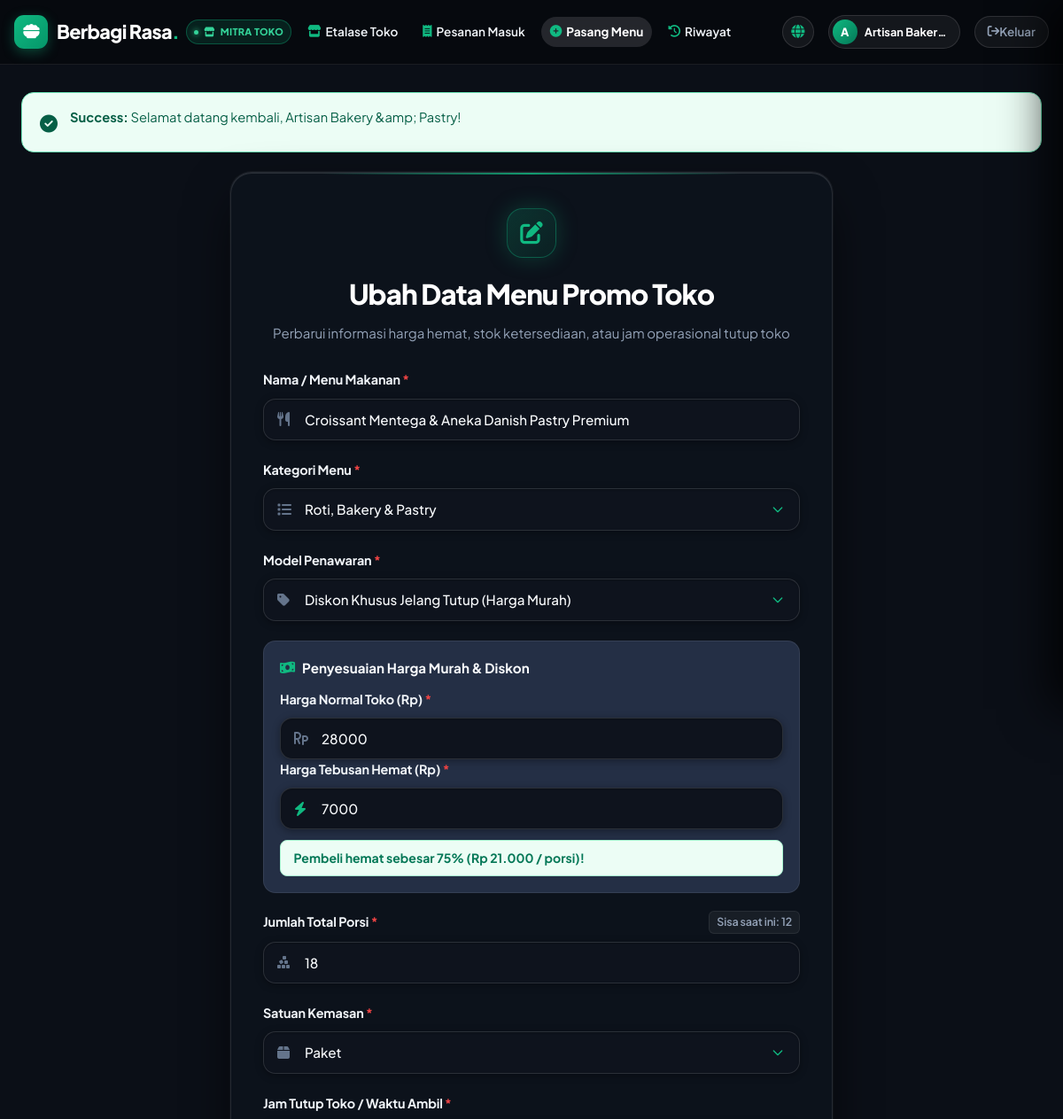
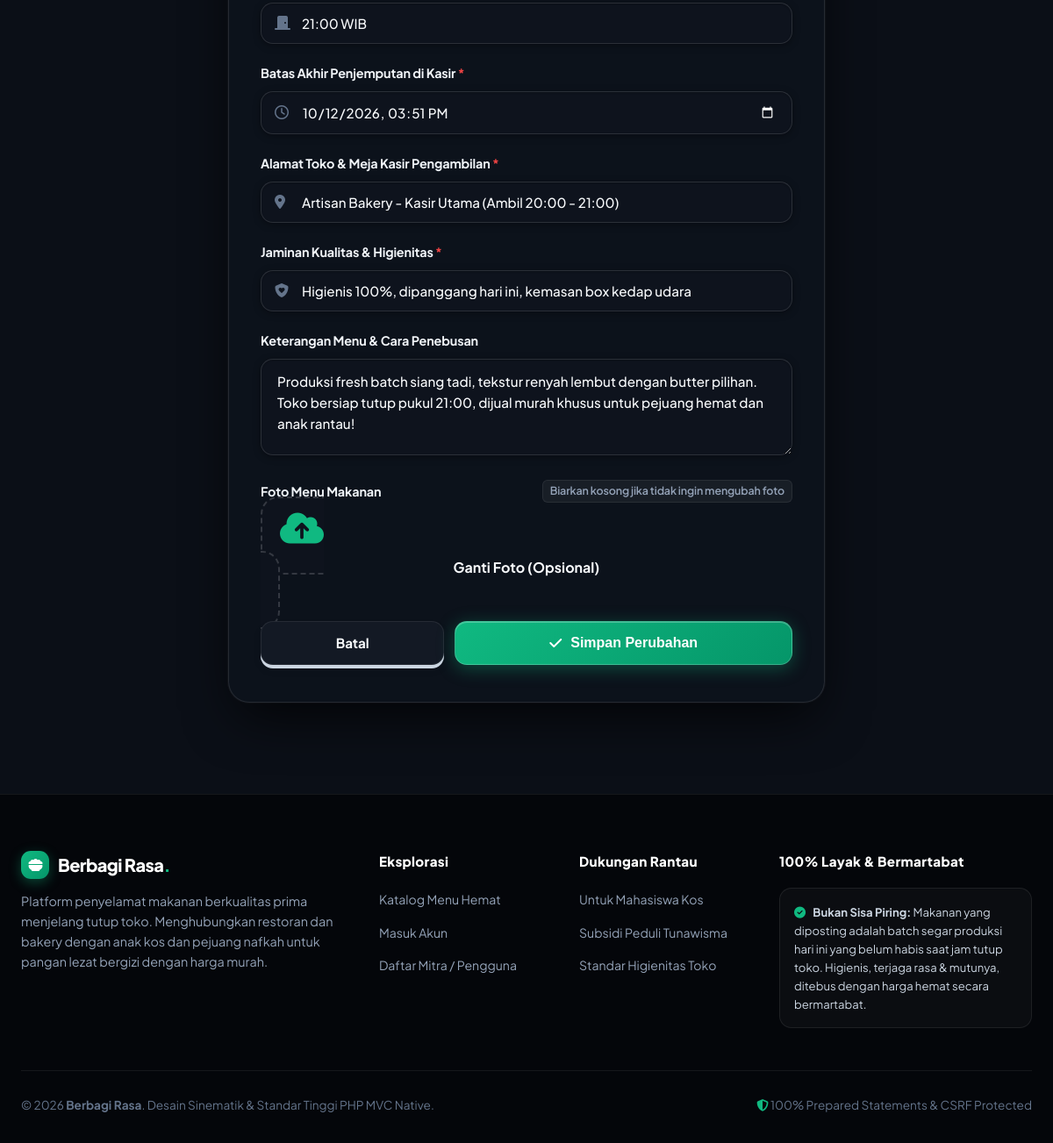
The page /index.php?url=donation/edit/1 (signed in) on the database its author committed (2 pictures, top to bottom).
### tables this page shows
CREATE TABLE IF NOT EXISTS users (
    id INT AUTO_INCREMENT PRIMARY KEY,
    nama VARCHAR(100) NOT NULL,
    email VARCHAR(100) NOT NULL UNIQUE,
    password VARCHAR(255) NOT NULL,
    role ENUM('donatur', 'penerima', 'admin') NOT NULL DEFAULT 'penerima',
    telepon VARCHAR(20) NULL,
    alamat TEXT NULL,
    created_at TIMESTAMP DEFAULT CURRENT_TIMESTAMP,
    INDEX idx_user_email (email),
    INDEX idx_user_role (role)
);

CREATE TABLE IF NOT EXISTS donations (
    id INT AUTO_INCREMENT PRIMARY KEY,
    user_id INT NOT NULL,
    judul VARCHAR(150) NOT NULL,
    deskripsi TEXT NULL,
    jumlah INT NOT NULL,
    sisa INT NOT NULL,
    satuan VARCHAR(20) NOT NULL DEFAULT 'porsi',
    harga_asli INT NOT NULL DEFAULT 0,
    harga_diskon INT NOT NULL DEFAULT 0,
    kategori VARCHAR(50) NOT NULL DEFAULT 'makanan_berat',
    lokasi_ambil VARCHAR(255) NOT NULL,
    jam_tutup VARCHAR(50) NULL DEFAULT '21:00 WIB',
    tipe_penawaran ENUM('diskon_toko', 'gratis_peduli') NOT NULL DEFAULT 'diskon_toko',
    jaminan_kualitas VARCHAR(255) NOT NULL DEFAULT '100% Segar & Higienis Diproduksi Hari Ini',
    foto VARCHAR(255) NULL,
    status ENUM('tersedia', 'dipesan', 'selesai', 'kedaluwarsa', 'dibatalkan') NOT NULL DEFAULT 'tersedia',
    expired_at DATETIME NOT NULL,
    created_at TIMESTAMP DEFAULT CURRENT_TIMESTAMP,
    updated_at TIMESTAMP DEFAULT CURRENT_TIMESTAMP ON UPDATE CURRENT_TIMESTAMP,
    INDEX idx_donation_status_created (status, created_at),
    INDEX idx_donation_user (user_id),
    INDEX idx_donation_category (kategori),
    CONSTRAINT fk_donations_user FOREIGN KEY (user_id) REFERENCES users(id) ON DELETE CASCADE
);

### views/donations/edit.php (the view, shortened to what the rows shown need)
<div class="form-card-3d">
    <div class="form-header">
        <h1>Ubah Data Menu Promo Toko</h1>
    </div>
    <form action="<?= BASE_URL ?>?url=donation/update/<?= (int)$donation['id'] ?>" method="POST" enctype="multipart/form-data">
        <div class="form-group">
            <div class="input-group-3d">
                <input
                    type="text"
                    id="judul"
                    name="judul"
                    class="form-control-3d"
                    value="<?= e($donation['judul']) ?>"
                    required
                    minlength="5"
                    maxlength="150"
                >
            </div>
        </div>
        <div class="form-row-2col">
            <div class="form-group">
                <div class="input-group-3d">
                    <select id="kategori" name="kategori" class="form-control-3d" required>
                        <option value="snack_roti" <?= (($donation['kategori'] ?? '') === 'snack_roti') ? 'selected' : '' ?>>Roti, Bakery & Pastry</option>
                    </select>
                </div>
            </div>
            <div class="form-group">
                <div class="input-group-3d">
                    <select id="tipe_penawaran" name="tipe_penawaran" class="form-control-3d" required>
                        <option value="diskon_toko" <?= (($donation['tipe_penawaran'] ?? '') === 'diskon_toko') ? 'selected' : '' ?>>Diskon Khusus Jelang Tutup (Harga Murah)</option>
                    </select>
                </div>
            </div>
        </div>
        <div id="price_fields_wrapper" style="background: var(--bg-surface-muted); padding: 18px; border-radius: var(--radius-md); border: 1px solid var(--border-color); margin-bottom: 20px;">
            <div class="form-row-2col">
                <div class="form-group" style="margin-bottom: 0;">
                    <div class="input-group-3d">
                        <input
                            type="number"
                            id="harga_asli"
                            name="harga_asli"
                            class="form-control-3d"
                            value="<?= (int)($donation['harga_asli'] ?? 0) ?>"
                            min="0"
                            step="500"
                        >
                    </div>
                </div>
                <div class="form-group" id="harga_diskon_group" style="margin-bottom: 0;">
                    <div class="input-group-3d">
                        <input
                            type="number"
                            id="harga_diskon"
                            name="harga_diskon"
                            class="form-control-3d"
                            value="<?= (int)($donation['harga_diskon'] ?? 0) ?>"
                            min="0"
                            step="500"
                        >
                    </div>
                </div>
            </div>
        </div>
        <div class="form-row-2col">
            <div class="form-group">
                <label class="form-label" for="jumlah">
                    <span>Jumlah Total Porsi <span style="color: var(--danger);">*</span></span>
                    <span class="hint">Sisa saat ini: <?= (int)$donation['sisa'] ?></span>
                </label>
                <div class="input-group-3d">
                    <input
                        type="number"
                        id="jumlah"
                        name="jumlah"
                        class="form-control-3d"
                        value="<?= (int)$donation['jumlah'] ?>"
                        min="1"
                        required
                    >
                </div>
            </div>
            <div class="form-group">
                <div class="input-group-3d">
                    <select id="satuan" name="satuan" class="form-control-3d" required>
                        <option value="paket" <?= ($donation['satuan'] === 'paket') ? 'selected' : '' ?>>Paket</option>
                    </select>
                </div>
            </div>
        </div>
        <div class="form-row-2col">
            <div class="form-group">
                <div class="input-group-3d">
                    <input
                        type="text"
                        id="jam_tutup"
                        name="jam_tutup"
                        class="form-control-3d"
                        value="<?= e($donation['jam_tutup'] ?? '21:00 WIB') ?>"
                        required
                    >
                </div>
            </div>
            <div class="form-group">
                <div class="input-group-3d">
                    <input
                        type="datetime-local"
                        id="expired_at"
                        name="expired_at"
                        class="form-control-3d"
                        value="<?= date('Y-m-d\TH:i', strtotime($donation['expired_at'])) ?>"
                        required
                    >
                </div>
            </div>
        </div>
        <div class="form-group">
            <div class="input-group-3d">
                <input
                    type="text"
                    id="lokasi_ambil"
                    name="lokasi_ambil"
                    class="form-control-3d"
                    value="<?= e($donation['lokasi_ambil']) ?>"
                    required
                >
            </div>
        </div>
        <div class="form-group">
            <div class="input-group-3d">
                <input
                    type="text"
                    id="jaminan_kualitas"
                    name="jaminan_kualitas"
                    class="form-control-3d"
                    value="<?= e($donation['jaminan_kualitas'] ?? '100% Segar & Higienis Diproduksi Hari Ini') ?>"
                    required
                >
            </div>
        </div>
        <div class="form-group">
            <label class="form-label" for="deskripsi">
                <span>Keterangan Menu & Cara Penebusan</span>
            </label>
            <textarea
                id="deskripsi"
                name="deskripsi"
                class="form-control-3d"
                rows="3"
            ><?= e($donation['deskripsi']) ?></textarea>
        </div>
    </form>
</div>

### views/layouts/header.php (shortened to what the rows shown need)
<?php
$currentUser = currentUser();
$currentUrl = $_GET['url'] ?? 'donation/index';
$currentUrl = trim($currentUrl, '/');
$isHomePage = ($currentUrl === 'donation/index' || $currentUrl === 'donation' || $currentUrl === '' || str_starts_with($currentUrl, 'donation/index'));
$isActorPage = (
    str_starts_with($currentUrl, 'donation/mine') ||
    str_starts_with($currentUrl, 'donation/create') ||
    str_starts_with($currentUrl, 'donation/edit') ||
    str_starts_with($currentUrl, 'request/') ||
    str_starts_with($currentUrl, 'history/')
);
?>
<!DOCTYPE html>
<html lang="id">
<head>
    <link rel="stylesheet" href="https://cdnjs.cloudflare.com/ajax/libs/font-awesome/6.5.1/css/all.min.css">
    <link rel="stylesheet" href="<?= ASSET_URL ?>/assets/css/style.css?v=<?= filemtime(ROOT_DIR . '/assets/css/style.css') ?>">
</head>
<body class="cinematic-dark-body <?= ($isHomePage) ? 'has-cinematic-hero' : '' ?>">
    <header class="header-nav">
        <div class="nav-container">
            <div class="nav-inner">
                <div class="nav-right-wrap">
                    <div class="nav-actions desktop-nav-actions">
                        <?php if ($currentUser): ?>
                            <?php if ($isActorPage): ?>
                                <a href="<?= BASE_URL ?>?url=donation/index" class="btn-portal-public-web" title="Lihat Website & Katalog Publik">
                                    <i class="fa-solid fa-globe"></i>
                                </a>
                            <?php endif; ?>
                            <div class="user-badge-pill" title="<?= e($currentUser['nama']) ?>">
                                <div class="user-avatar-circle">
                                    <?= strtoupper(substr($currentUser['nama'], 0, 1)) ?>
                                </div>
                                <div class="user-info-text">
                                    <strong class="user-name-label"><?= e($currentUser['nama']) ?></strong>
                                </div>
                            </div>
                            <a href="<?= BASE_URL ?>?url=auth/logout" class="btn-nav-ghost" data-confirm="Apakah Anda yakin ingin keluar (logout)?">
                                <i class="fa-solid fa-arrow-right-from-bracket"></i> Keluar
                            </a>
                        <?php endif; ?>
                    </div>
                </div>
            </div>
        </div>
    </header>
    <main class="main-content <?= ($isHomePage) ? 'has-cinematic-hero' : '' ?>">
        <?php if (!$isHomePage): ?>
            <div class="container">
        <?php endif; ?>

### rows shown on the page
users: nama "A", nama "Artisan Baker…"
donations: judul "Croissant Mentega & Aneka Danish Pastry Premium", kategori "Roti, Bakery & Pastry", tipe_penawaran "Diskon Khusus Jelang Tutup (Harga Murah)", harga_asli "28000", harga_diskon "7000", sisa "12", jumlah "18", satuan "Paket", jam_tutup "21:00 WIB", expired_at "10/12/2026 15:51", lokasi_ambil "Artisan Bakery - Kasir Utama (Ambil 20:00 - 21:00)", jaminan_kualitas "Higienis 100%, dipanggang hari ini, kemasan box kedap udara", deskripsi "Produksi fresh batch siang tadi, tekstur renyah lembut dengan butter pilihan. Toko bersiap tutup pukul 21:00, dijual murah khusus untuk pejuang hemat dan anak rantau!"

### other values the page prints
$flash['type'] "Success"
$flash['message'] "Selamat datang kembali, Artisan Bakery &amp; Pastry!"
